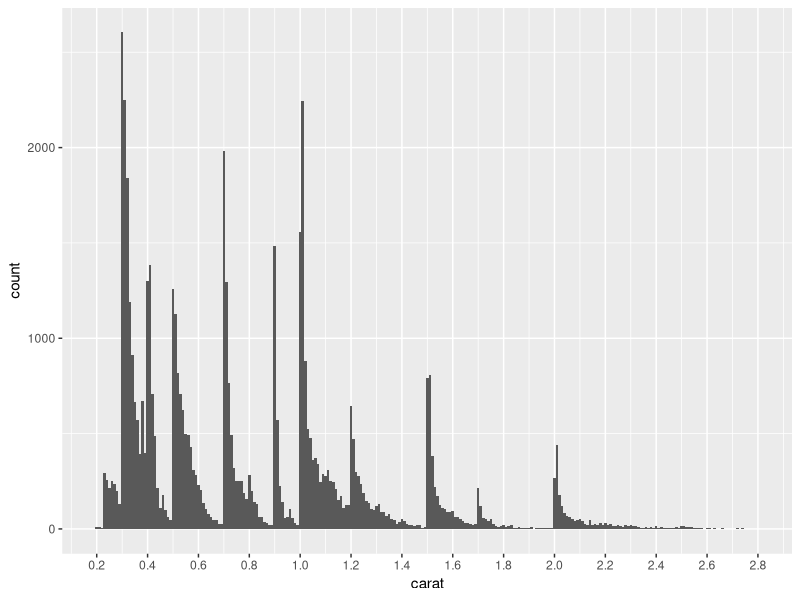

This chart was generated by the following R code:
library(tidyverse)

View(diamonds)

diamonds |> 
  filter(carat < 3) |>
  ggplot(aes(x = carat)) +
    geom_histogram(binwidth = 0.01) +
    scale_x_continuous(n.breaks = 15)
